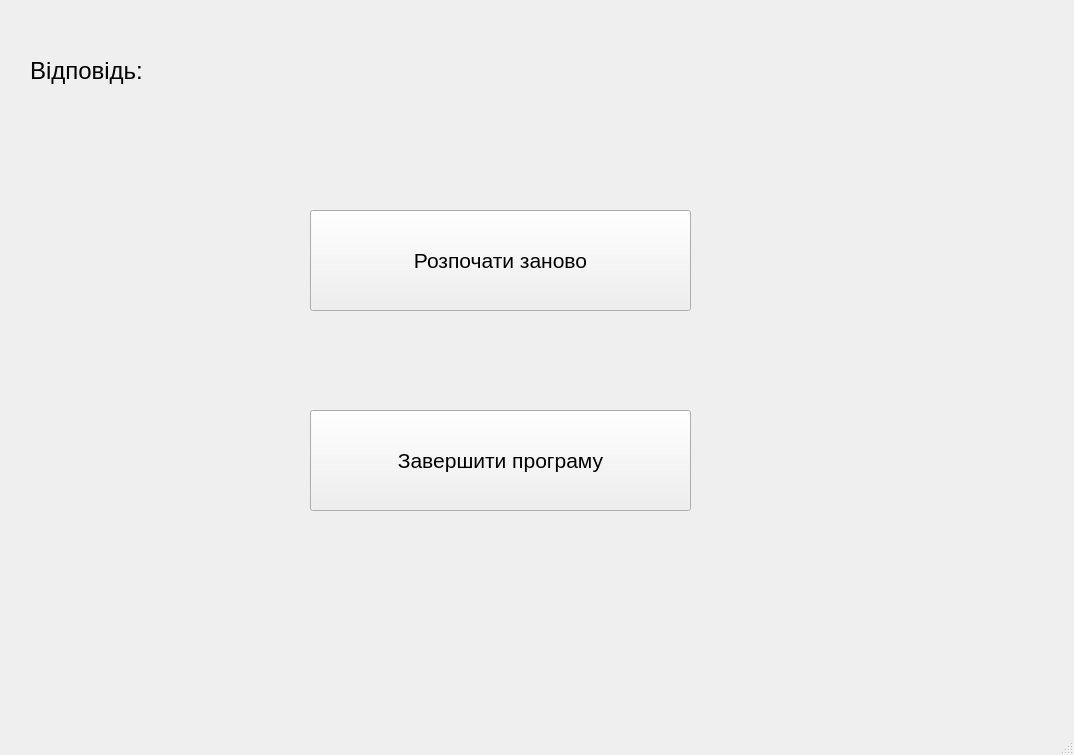
<?xml version="1.0" encoding="UTF-8"?>
<ui version="4.0">
 <class>MainWindow</class>
 <widget class="QMainWindow" name="MainWindow">
  <property name="geometry">
   <rect>
    <x>0</x>
    <y>0</y>
    <width>1074</width>
    <height>755</height>
   </rect>
  </property>
  <property name="windowTitle">
   <string>MainWindow</string>
  </property>
  <widget class="QWidget" name="centralwidget">
   <widget class="QLabel" name="enter_data">
    <property name="geometry">
     <rect>
      <x>30</x>
      <y>20</y>
      <width>611</width>
      <height>101</height>
     </rect>
    </property>
    <property name="font">
     <font>
      <pointsize>18</pointsize>
     </font>
    </property>
    <property name="text">
     <string>Відповідь:</string>
    </property>
   </widget>
   <widget class="QPushButton" name="pushButton">
    <property name="geometry">
     <rect>
      <x>310</x>
      <y>210</y>
      <width>381</width>
      <height>101</height>
     </rect>
    </property>
    <property name="font">
     <font>
      <pointsize>16</pointsize>
     </font>
    </property>
    <property name="text">
     <string>Розпочати заново</string>
    </property>
   </widget>
   <widget class="QPushButton" name="pushButton_2">
    <property name="geometry">
     <rect>
      <x>310</x>
      <y>410</y>
      <width>381</width>
      <height>101</height>
     </rect>
    </property>
    <property name="font">
     <font>
      <pointsize>16</pointsize>
     </font>
    </property>
    <property name="text">
     <string>Завершити програму</string>
    </property>
   </widget>
  </widget>
  <widget class="QMenuBar" name="menubar">
   <property name="geometry">
    <rect>
     <x>0</x>
     <y>0</y>
     <width>1074</width>
     <height>26</height>
    </rect>
   </property>
  </widget>
  <widget class="QStatusBar" name="statusbar"/>
 </widget>
 <resources/>
 <connections/>
</ui>
